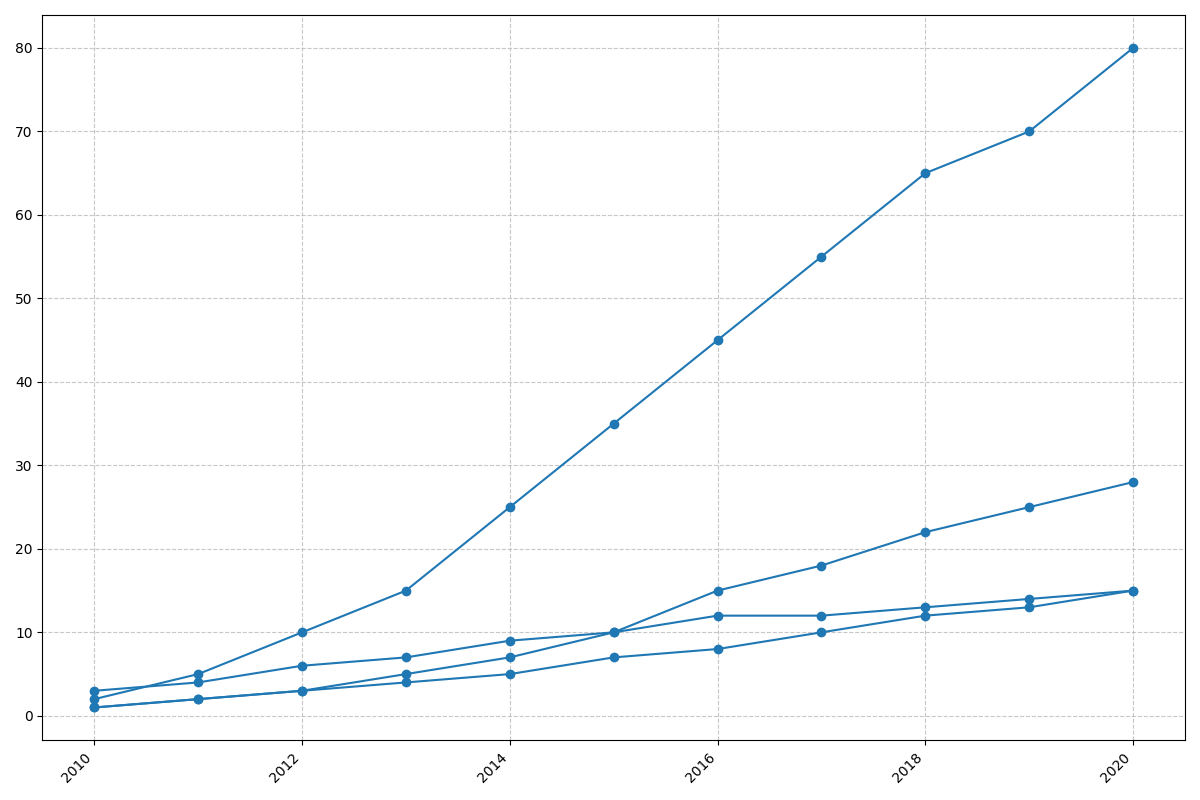

This figure's Python source:
import matplotlib.pyplot as plt
import numpy as np

years = np.arange(2010, 2021)
streaming_services = np.array([2, 5, 10, 15, 25, 35, 45, 55, 65, 70, 80])
podcasts = np.array([1, 2, 3, 5, 7, 10, 15, 18, 22, 25, 28])
ebooks = np.array([1, 2, 3, 4, 5, 7, 8, 10, 12, 13, 15])
online_magazines = np.array([3, 4, 6, 7, 9, 10, 12, 12, 13, 14, 15])

fig, ax = plt.subplots(figsize=(12, 8))

consistent_color = '#1f77b4'  # Define a consistent color

ax.plot(years, streaming_services, marker='o', color=consistent_color)
ax.plot(years, podcasts, marker='o', color=consistent_color)
ax.plot(years, ebooks, marker='o', color=consistent_color)
ax.plot(years, online_magazines, marker='o', color=consistent_color)

ax.grid(True, linestyle='--', alpha=0.7)

plt.xticks(rotation=45, ha='right')

plt.tight_layout()

plt.show()
